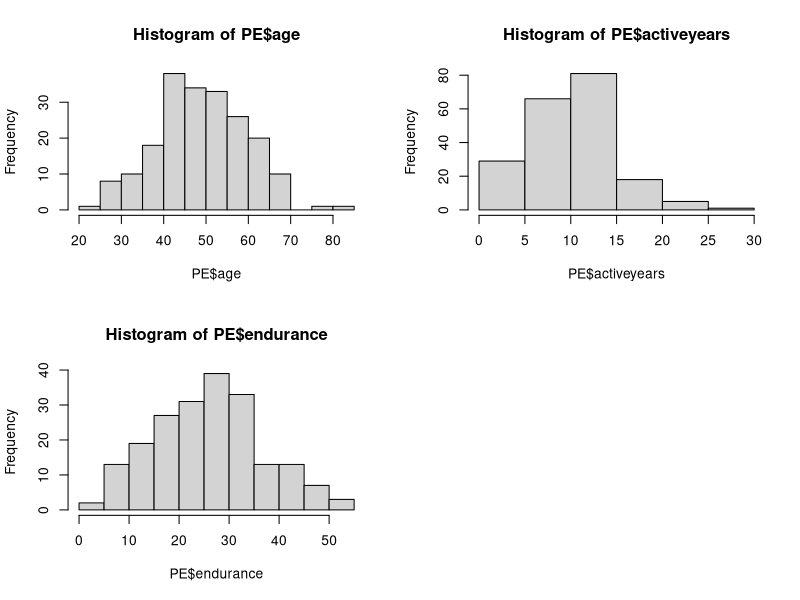
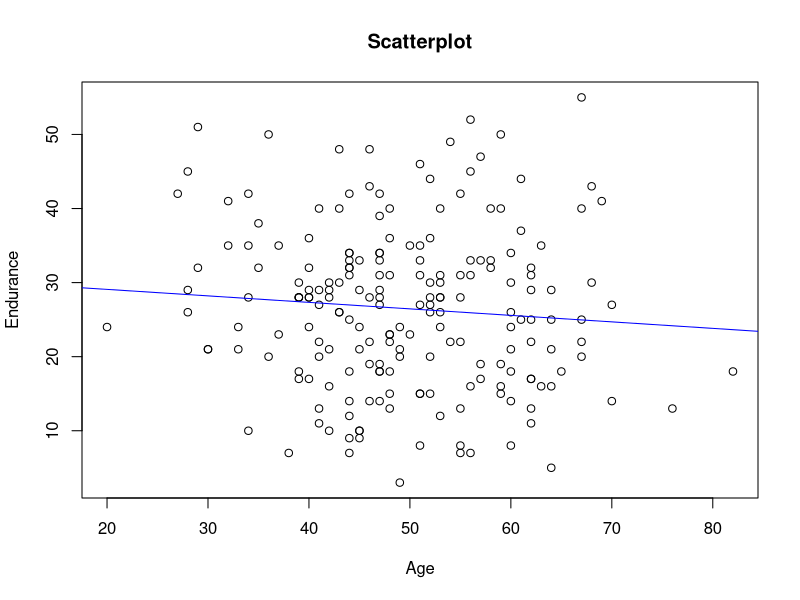
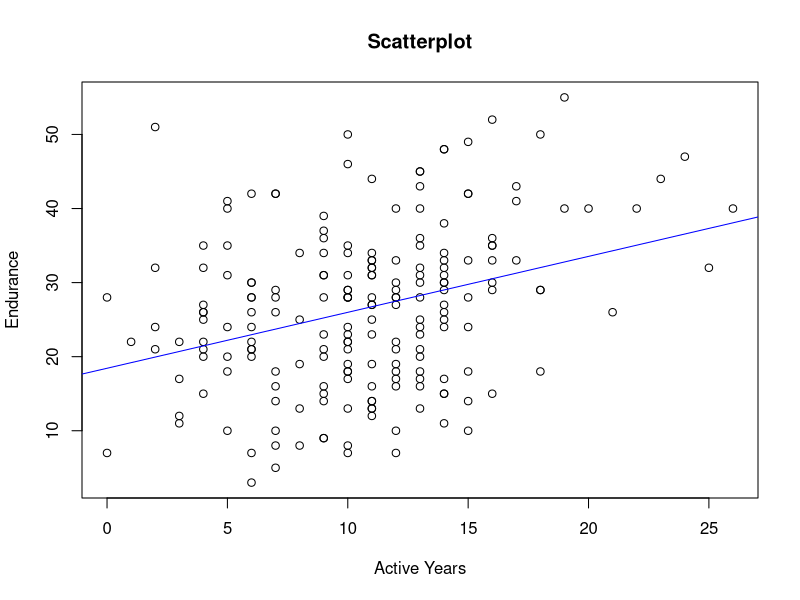
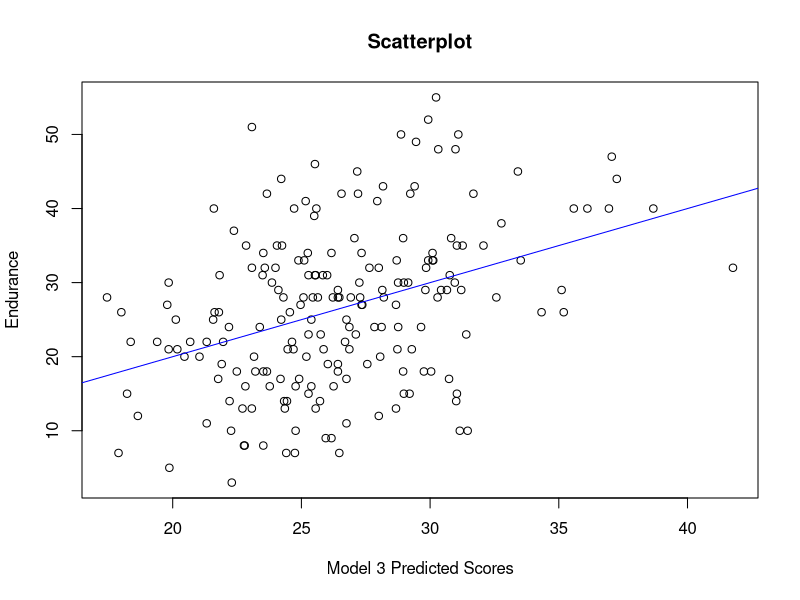
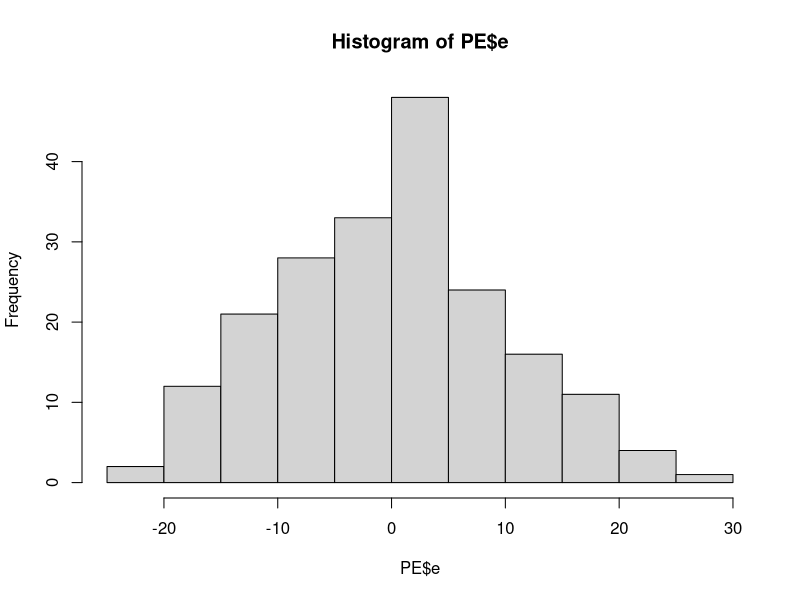
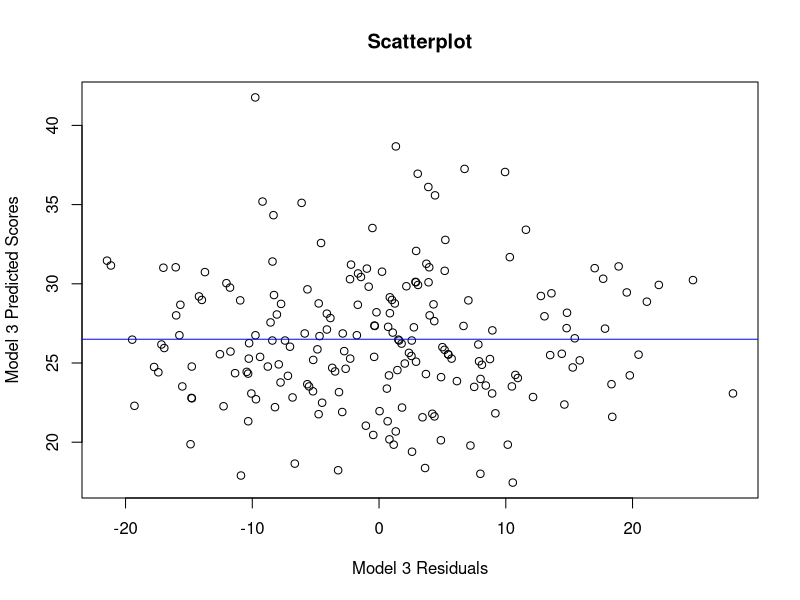

Recreate these plots in R, in order.
# Statistics One, 2013, Lab 4

# Lab goals
#   Read a datafile into R
#   Print summary statistics
#   Conduct correlation analyses
#   Conduct regression analyses, unstandardized
#   Conduct regression analyses, standardized

# Example
#   A correlational study investigating predictors of physcial endurance in adults
#     Outcome variable (Y) is physical endurance
#     Predictors (X) are age and number of years actively engaged in exercise/sports
#     Sample size is N = 200

# Check your working directory
# getwd()
# If necessary, set your working directory
# setwd("/Volumes/Conway/R")

# If necessary, install packages
# install.packages("psych")

# Load packages
library(psych)

# Read data into a dataframe called PE (physical endurance)
PE <- read.table("stats1-datafiles-Stats1.13.Lab.04.txt", header = T)

# If you want to view the data
View(PE)
#edit(PE)

# Summary statistics
describe(PE) 

# Correlation analysis 
cor(PE[2:4]) # Omit column 1 because it contains participant id numbers

round(cor(PE[2:4]), 2) # Round to 2 decimal places 

cor.test(PE$age, PE$activeyears)
cor.test(PE$endurance, PE$activeyears)
cor.test(PE$endurance, PE$age)

# Histograms
layout(matrix(c(1,2,3,4), 2, 2, byrow = TRUE))
hist(PE$age)
hist(PE$activeyears)
hist(PE$endurance)
layout(matrix(c(1,1), 1, 1, byrow = TRUE))


# Regression analyses, unstandardized
model1 <- lm(PE$endurance ~ PE$age)
summary(model1)
plot(PE$endurance ~ PE$age, main = "Scatterplot", ylab = "Endurance", xlab = "Age")
abline(lm(PE$endurance ~ PE$age), col="blue")

model2 <- lm(PE$endurance ~ PE$activeyears)
summary(model2)
plot(PE$endurance ~ PE$activeyears, main = "Scatterplot", ylab = "Endurance", xlab = "Active Years")
abline(lm(PE$endurance ~ PE$activeyears), col="blue")

model3 <- lm(PE$endurance ~ PE$age + PE$activeyears)
summary(model3)

# To visualize model3, save the predicted scores as a new variable and then plot with endurance
PE$predicted <- fitted(model3)

plot(PE$endurance ~ PE$predicted, main = "Scatterplot", ylab = "Endurance", xlab = "Model 3 Predicted Scores")
abline(lm(PE$endurance ~ PE$predicted), col="blue")

# The function fitted returns predicted scores whereas the function resid returns residuals
PE$e <- resid(model3)

hist(PE$e)
plot(PE$predicted ~ PE$e, main = "Scatterplot", ylab = "Model 3 Predicted Scores", xlab = "Model 3 Residuals")
abline(lm(PE$predicted ~ PE$e), col="blue")

# Regression analyses, standardized
# In simple regression, the standardized regression coefficient will be the same as the correlation coefficient

round(cor(PE[2:4]), 2) # Round to 2 decimal places 

model1.z <- lm(scale(PE$endurance) ~ scale(PE$age))
summary(model1.z)

model2.z <- lm(scale(PE$endurance) ~ scale(PE$activeyears))
summary(model2.z)

model3.z <- lm(scale(PE$endurance) ~ scale(PE$age) + scale(PE$activeyears))
summary(model3.z)

